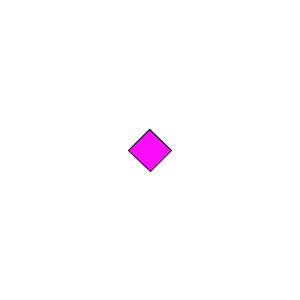
Frame 1 (no input)
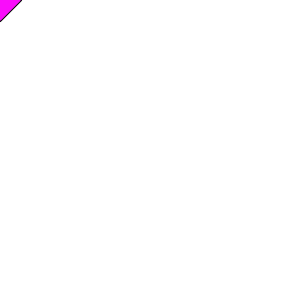
Frame 60 (the mouse pressed at the canvas centre just before this capture)
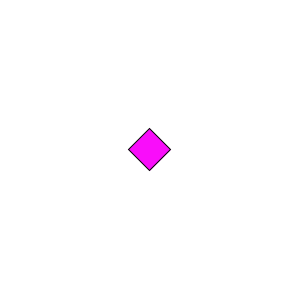
Frame 120 (the mouse held since frame 60 and released just before this capture)

The Processing sketch that drew these frames (run headless with seeded random() and noise(); from frame 60 on, the mouse is pressed at the canvas centre):

// Processing sketch: mouseFollower
// ── mouseFollower.pde
float x;
float y;

void setup(){
  size(300,300);
  x = width / 2;
  y = height / 2;
}

void draw(){
  
  background(255);
  
  // calculate angle towards mouse
  float angle = atan2(mouseY - y, mouseX - x);
  
  fill(#F90DFA);
  rectMode(CENTER);
  pushMatrix();
    translate(x,y);
    rotate(angle);
    rect(0,0,30,30);
  popMatrix();
  
  x += .1 * (mouseX - x);
  y += .1 * (mouseY - y);
  
}
